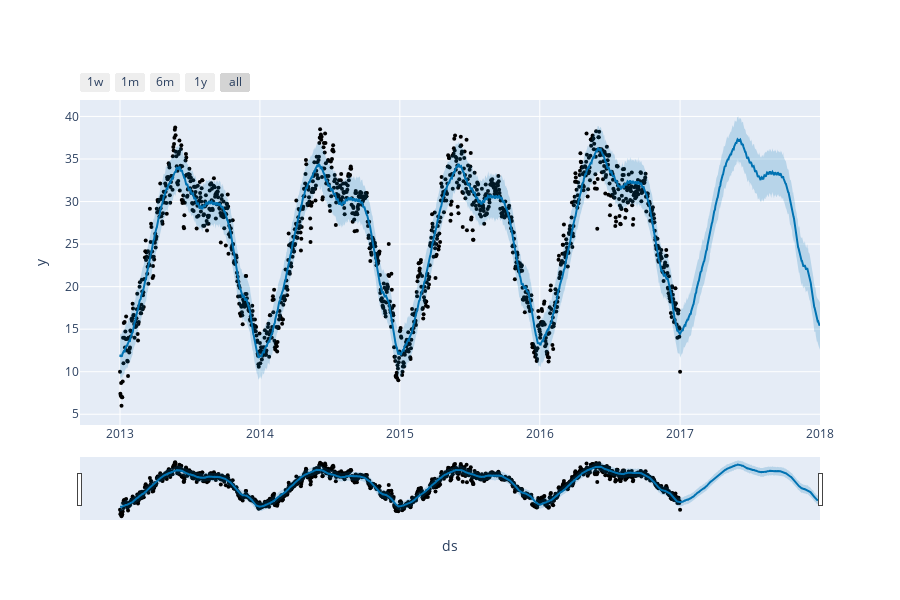

The code cell stored with this chart in its notebook:
### Code cell
from prophet import Prophet
from prophet.plot import plot_plotly, plot_components_plotly
model = Prophet()
model.fit(forecast_data)
forecasts = model.make_future_dataframe(periods = 365)
predictions = model.predict(forecasts)
plot_plotly(model, predictions)

### Figure 1 — Plotly figure (JSON) as saved in the notebook; plotly's stock layout.template omitted (floating-point values rounded to 4 significant figures; data arrays with more than 128 entries replaced by an {"elided": "..."} marker saying what was removed)
{"data": [{"marker": {"color": "black", "size": 4}, "mode": "markers", "name": "Actual", "type": "scatter", "x": {"elided": "1462 str values"}, "y": {"elided": "1462 float values"}}, {"hoverinfo": "skip", "line": {"width": 0}, "mode": "lines", "type": "scatter", "x": {"elided": "1827 str values"}, "y": {"elided": "1827 float values"}}, {"fill": "tonexty", "fillcolor": "rgba(0, 114, 178, 0.2)", "line": {"color": "#0072B2", "width": 2}, "mode": "lines", "name": "Predicted", "type": "scatter", "x": {"elided": "1827 str values"}, "y": {"elided": "1827 float values"}}, {"fill": "tonexty", "fillcolor": "rgba(0, 114, 178, 0.2)", "hoverinfo": "skip", "line": {"width": 0}, "mode": "lines", "type": "scatter", "x": {"elided": "1827 str values"}, "y": {"elided": "1827 float values"}}], "layout": {"height": 600, "showlegend": false, "width": 900, "xaxis": {"rangeselector": {"buttons": [{"count": 7, "label": "1w", "step": "day", "stepmode": "backward"}, {"count": 1, "label": "1m", "step": "month", "stepmode": "backward"}, {"count": 6, "label": "6m", "step": "month", "stepmode": "backward"}, {"count": 1, "label": "1y", "step": "year", "stepmode": "backward"}, {"step": "all"}]}, "rangeslider": {"visible": true}, "title": {"text": "ds"}, "type": "date"}, "yaxis": {"title": {"text": "y"}}}}
